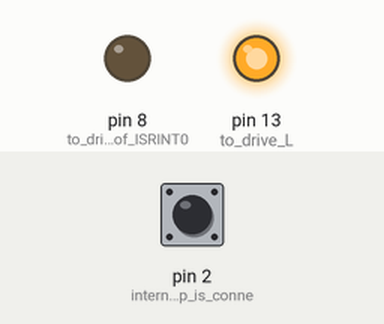
A sketch run on a simulated Arduino Uno, built with avr-gcc and run on an emulated ATmega328P. Parts: output pins drawn as LEDs (lit = HIGH). The inputs (shaded band) are chosen by the test bench; at power-on: pin 2 (internal_pull-up_is_conne) LOW.

Above: at 0.1 s.
At 1.2 s:
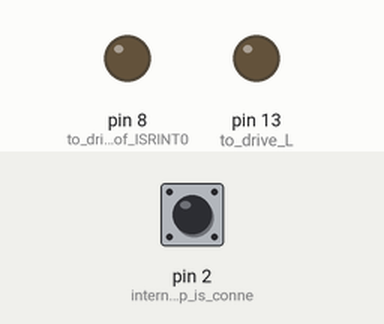
1.3 s: pin 2 (internal_pull-up_is_conne) pulled HIGH for 0.15 s
At 2.6 s:
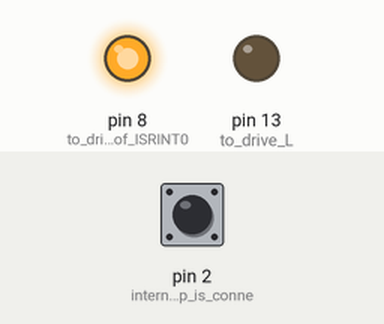
Timing chart, 0 to 10.4 s (numbered marks = the images above; inputs shaded):
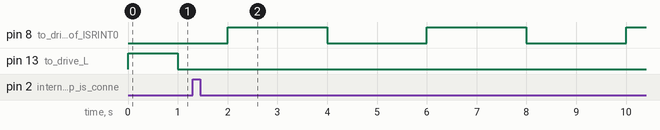

Measured:
- after the input at 1.3 s, pin 8 (to_drive_LED1_of_ISRINT0): alternates HIGH for 2.0 s and LOW for 2.0 s, starting after 0.70 s; pin 13 (to_drive_L): stops changing and stays LOW

The sketch:

interupt.ino
```cpp
void setup()
{

pinMode(13, OUTPUT);      //to drive L (built-in LED of UNO
digitalWrite(13, LOW);      //L is initially OFF
//---------------------------------------------------------------
pinMode(8, OUTPUT);      //to drive LED1 of ISRINT0 routine
digitalWrite(8, LOW);      //LED1 is initially OFF

//---------------------------------------------------------------
pinMode(2, INPUT);  //internal pull-up is connected with DPin-2/INT0-pin
attachInterrupt(digitalPinToInterrupt(2),ISR_fun,RISING);
}
byte counter = 3;    //LED1 of ISRINT0 routine be executed for 3 times via the loop() function.
volatile bool flag = false;

void loop()
{

  if (flag == false)    //interrupt has not occurred; keep blinking L
  {
    digitalWrite(13, HIGH);
    delay(1000);
    digitalWrite(13, LOW);
    delay(1000);
  }
  else    //interrupt has arrived at INT0-pin via DPin-2; blink LED1 for 3 times
  {
    do
    {
      //-------------------
      digitalWrite(8, HIGH);
      delay(2000);
      digitalWrite(8, LOW);
      delay(2000);
      //-------------------
      counter--;
    }
    while (counter != 0);
    flag = false;
    counter = 3;
  }
}


    void ISR_fun()
{
   flag = true;   //flag will allow to blink LED1 for 3 times at 2-sec interval using delay() function
}
```
